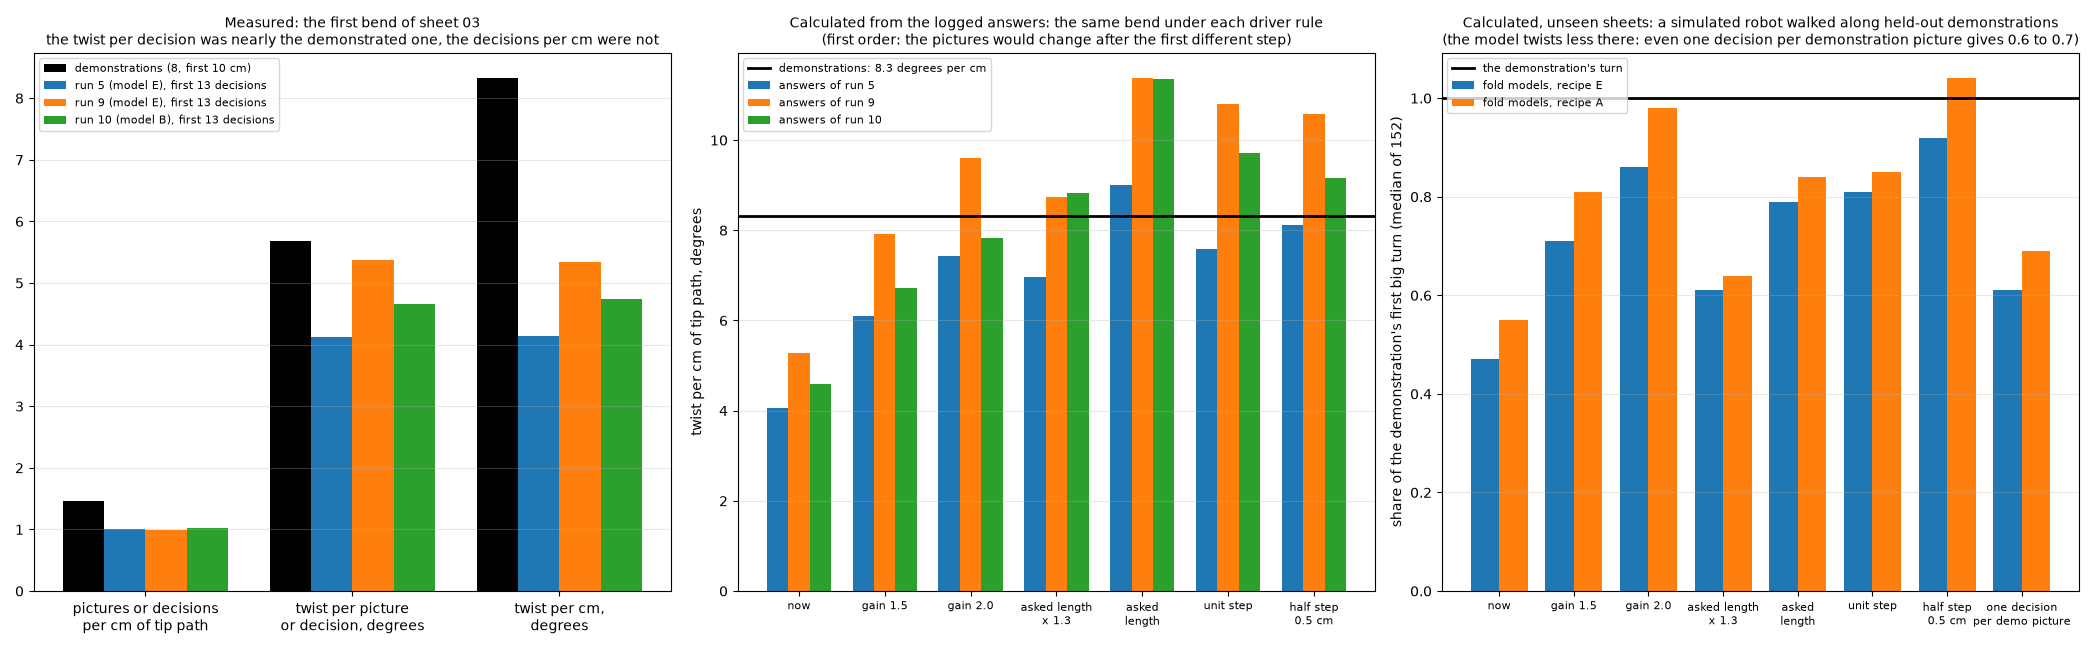

Source code (Python):
"""
One figure with the three numbers the plan needs from this folder:
    left    the first bend of sheet 03 (where runs 5, 9 and 10 failed): pictures or decisions per cm, twist per
            picture or decision, and twist per cm, demonstrations against the robot (measured);
    middle  the same bend: the twist per cm each driver rule would have made of the answers the models gave there
            (calculated from the logged answers), against the demonstrations';
    right   unseen sheets: the share of a demonstration's first big turn that each rule gives back in the simulation
            with the fold models (calculated).

It re-computes the left and middle panels from steps.csv and 01_twist_per_window.csv and reads the right panel's
numbers from 07_driver_rules.out.txt, so 01_twist_per_cm.py and 07_driver_rules.py must have been run first.

Output: 12_summary_figure.png
Run from this folder: D:/AI_Project/.venv/Scripts/python.exe 12_summary_figure.py
"""

import importlib
import re
from typing import Dict, Optional

import matplotlib
matplotlib.use("Agg")
from matplotlib import pyplot
import numpy
import pandas

from common import ANALYSIS_PARAMETERS, EVIDENCE_FOLDER, robot_run_steps

SUMMARY_FIGURE_PARAMETERS = {
    "runs": [5, 9, 10],
    "decisions": 13,
    "shown_rules": ["now (1 cm, twist as predicted)", "gain 1.5", "gain 2.0", "length x 1.3", "length (0.2 to 1.5 cm)", "unit step (1 cm or 5 deg)", "half step (0.5 cm, twist as predicted)"],
    "short_names": ["now", "gain 1.5", "gain 2.0", "asked length\nx 1.3", "asked\nlength", "unit step", "half step\n0.5 cm"]
}



def main(parameters: Optional[Dict] = None) -> None:
    """Draw the summary figure from the logs, the window table and the simulation's printed output."""

    settings = dict(SUMMARY_FIGURE_PARAMETERS)
    settings.update(parameters or {})
    rules_module = importlib.import_module("07_driver_rules")
    rules = rules_module.rule_table(dict(rules_module.DRIVER_RULE_PARAMETERS))
    windows = pandas.read_csv(EVIDENCE_FOLDER / "01_twist_per_window.csv")
    reference = windows[(windows["source"] == "demonstration") & (windows["sheet"] == "path_03") & (windows["start_kind"] == "STD") & (windows["start_end"] == "A") & (windows["window"] <= 1)]
    per_episode = reference.groupby("episode_id").agg(pictures = ("steps", "sum"), turn = ("net_twist_deg", "sum"), travel = ("travel_cm", "sum"))
    demonstrated = {"per_cm": float(per_episode["pictures"].median() / per_episode["travel"].median()), "per_picture": float(abs(per_episode["turn"].median()) / per_episode["pictures"].median()),
                    "twist_per_cm": float(abs(per_episode["turn"].median()) / per_episode["travel"].median())}

    figure, axes = pyplot.subplots(1, 3, figsize = (21, 6.5))
    axis = axes[0]
    groups = ["pictures or decisions\nper cm of tip path", "twist per picture\nor decision, degrees", "twist per cm,\ndegrees"]
    width = 0.2
    axis.bar(numpy.arange(3) - 1.5 * width, [demonstrated["per_cm"], demonstrated["per_picture"], demonstrated["twist_per_cm"]], width, color = "black", label = f"demonstrations ({len(per_episode)}, first 10 cm)")
    by_rule = {name: [] for name in settings["shown_rules"]}
    for position, number in enumerate(settings["runs"]):
        run = [run for run in ANALYSIS_PARAMETERS["robot_runs"] if run["number"] == number][0]
        first = robot_run_steps(run).iloc[:settings["decisions"]]
        travel = first["moved_cm"].sum()
        turn = abs(first["twist_done_deg"].sum())
        axis.bar(numpy.arange(3) + (position - 0.5) * width, [len(first) / travel, turn / len(first), turn / travel], width, label = f"run {number} (model {run['model']}), first {settings['decisions']} decisions")
        for name in settings["shown_rules"]:
            commanded = numpy.array([rules[name](length, twist) for length, twist in zip(first["asked_cm"], first["model_twist_deg"])])
            by_rule[name].append(abs(commanded[:, 1].sum()) / commanded[:, 0].sum())
    axis.set_xticks(numpy.arange(3))
    axis.set_xticklabels(groups)
    axis.set_title("Measured: the first bend of sheet 03\nthe twist per decision was nearly the demonstrated one, the decisions per cm were not", fontsize = 10)
    axis.legend(fontsize = 8)
    axis.grid(alpha = 0.3, axis = "y")

    axis = axes[1]
    positions = numpy.arange(len(settings["shown_rules"]))
    for position, number in enumerate(settings["runs"]):
        axis.bar(positions + (position - 1) * 0.25, [by_rule[name][position] for name in settings["shown_rules"]], 0.25, label = f"answers of run {number}")
    axis.axhline(demonstrated["twist_per_cm"], color = "black", linewidth = 2, label = f"demonstrations: {demonstrated['twist_per_cm']:.1f} degrees per cm")
    axis.set_xticks(positions)
    axis.set_xticklabels(settings["short_names"], fontsize = 8)
    axis.set_ylabel("twist per cm of tip path, degrees")
    axis.set_title("Calculated from the logged answers: the same bend under each driver rule\n(first order: the pictures would change after the first different step)", fontsize = 10)
    axis.legend(fontsize = 8)
    axis.grid(alpha = 0.3, axis = "y")

    axis = axes[2]
    text = (EVIDENCE_FOLDER / "07_driver_rules.out.txt").read_text(encoding = "utf-8")
    shares = {"E": {}, "A": {}}
    model = None
    for line in text.splitlines():
        if line.startswith("MODEL "):
            model = line.split()[1]
        found = re.match(r"\s+(.+?)\s{2,}(\d\.\d\d) \(152 demos", line)
        if found and model:
            shares[model][found.group(1).strip()] = float(found.group(2))
    names = settings["shown_rules"] + ["per picture (reference)"]
    positions = numpy.arange(len(names))
    for position, model in enumerate(("E", "A")):
        axis.bar(positions + (position - 0.5) * 0.38, [shares[model].get(name, numpy.nan) for name in names], 0.38, label = f"fold models, recipe {model}")
    axis.axhline(1.0, color = "black", linewidth = 2, label = "the demonstration's turn")
    axis.set_xticks(positions)
    axis.set_xticklabels(settings["short_names"] + ["one decision\nper demo picture"], fontsize = 8)
    axis.set_ylabel("share of the demonstration's first big turn (median of 152)")
    axis.set_title("Calculated, unseen sheets: a simulated robot walked along held-out demonstrations\n(the model twists less there: even one decision per demonstration picture gives 0.6 to 0.7)", fontsize = 10)
    axis.legend(fontsize = 8)
    axis.grid(alpha = 0.3, axis = "y")
    figure.tight_layout()
    figure.savefig(EVIDENCE_FOLDER / "12_summary_figure.png", dpi = 100)
    print(f"demonstrations at the first bend of sheet 03: {demonstrated}")
    print({name: [round(value, 1) for value in values] for name, values in by_rule.items()})
    print(shares)



if __name__ == "__main__":
    main()
